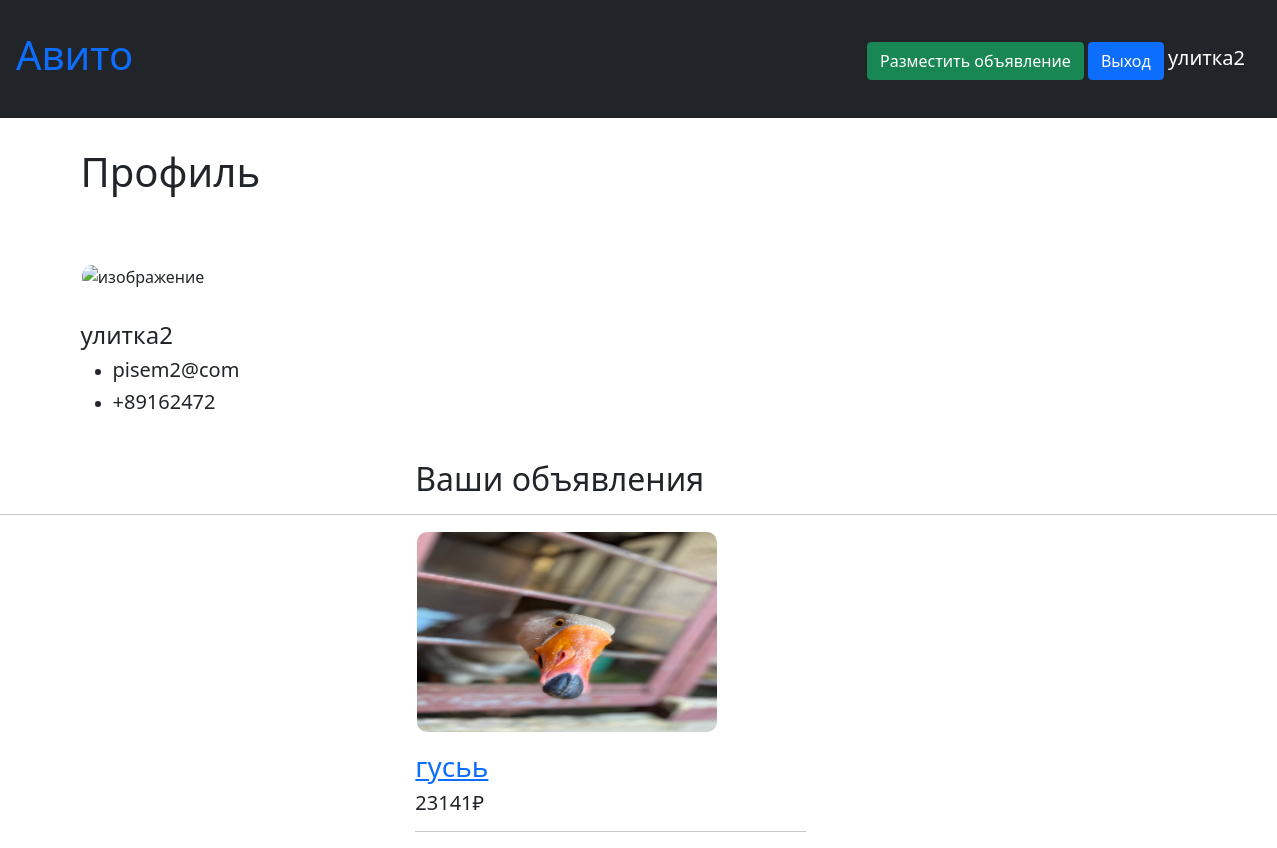
The page /profile/3 (signed in) on the database as committed earlier.
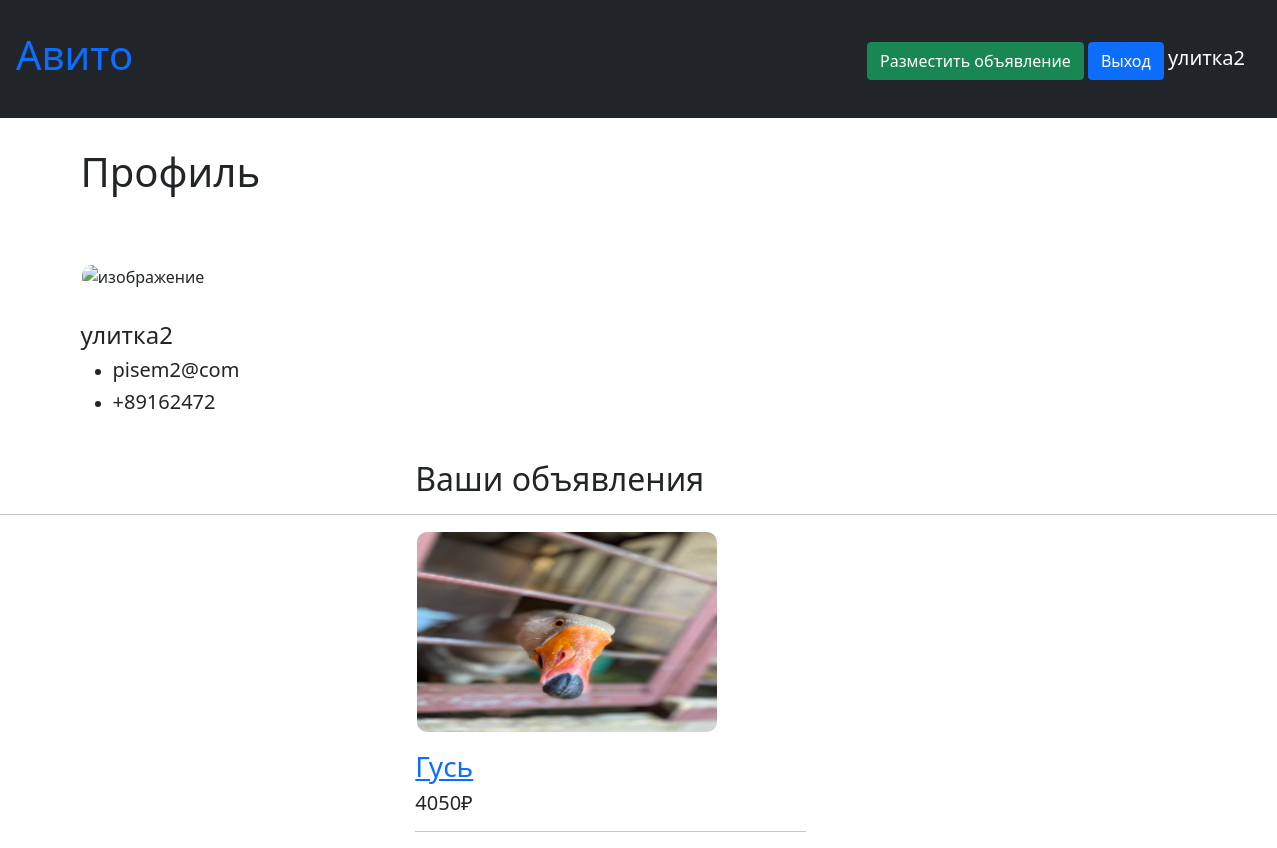
The same page on the database as committed later.
### data/adverts_images.py (models this page shows)
class AdvertsImages(SqlAlchemyBase, UserMixin, SerializerMixin):  # модель таблицы изображений для объявлений
    __tablename__ = 'adverts_images'
    id = sqlalchemy.Column(sqlalchemy.Integer,
                           primary_key=True, autoincrement=True)
    path = sqlalchemy.Column(sqlalchemy.String, nullable=True)
    advert_id = sqlalchemy.Column(sqlalchemy.Integer, sqlalchemy.ForeignKey('adverts.id'))
    advert = orm.relationship('Advert')

### data/adverts.py (models this page shows)
class Advert(SqlAlchemyBase, UserMixin, SerializerMixin):  # orm-модель таблицы объявлений
    __tablename__ = 'adverts'
    id = sqlalchemy.Column(sqlalchemy.Integer,
                           primary_key=True, autoincrement=True)
    title = sqlalchemy.Column(sqlalchemy.String, nullable=True)
    description = sqlalchemy.Column(sqlalchemy.String, nullable=True)
    likes_count = sqlalchemy.Column(sqlalchemy.Integer, nullable=True)
    city = sqlalchemy.Column(sqlalchemy.String, nullable=True)
    address = sqlalchemy.Column(sqlalchemy.String, nullable=True)
    price = sqlalchemy.Column(sqlalchemy.Integer, nullable=True)
    created_date = sqlalchemy.Column(sqlalchemy.DateTime,
                                     default=datetime.datetime.now)
    user_id = sqlalchemy.Column(sqlalchemy.Integer,
                                sqlalchemy.ForeignKey("users.id"))
    user = orm.relationship('Users')
    category_id = sqlalchemy.Column(sqlalchemy.Integer,
                                    sqlalchemy.ForeignKey("categories.id"))
    category = orm.relationship('Category')

### server.py (the view)
@app.route('/profile/<int:id>')  # обработчик профиля пользователя
def profile(id):
    images = []
    session = db_session.create_session()
    user = session.query(Users).filter(Users.id == id).first()
    adverts = session.query(Advert).filter(Advert.user_id == id)
    for i in adverts:
        image = session.query(AdvertsImages).filter(AdvertsImages.advert_id == i.id).first()
        n = i, image.path
        images.append(n)
    for i in images:
        photo = session.query(Users).all()
        return render_template('profile.html', title='Профиль', user=user, photos=photo, advert=images,
                               css1=url_for('static', filename='css/style_profile.css'))
    photo = session.query(Users).all()
    return render_template('profile.html', title='Профиль', user=user, photos=photo, advert=adverts,
                           css1=url_for('static', filename='css/style_profile.css'))

### data/db_session.py (called while the page is built)
def create_session() -> Session:
    global __factory
    return __factory()

### server.py (called while the page is built)
@login_manager.user_loader
def load_user(user_id):
    db_sess = db_session.create_session()
    return db_sess.query(Users).get(user_id)

### templates/profile.html (shortened to what this page needs)
{% extends "base.html" %}
{% block content %}
<head>
    <link rel="stylesheet" type="text/css" href="{{css1}}"/>
</head>
<div id=na>
    <header>
        <h1>Профиль</h1>
    </header>
    <main>
        <div id=hi>
            <nav>
                <div>
                    <img class="profile_image" src="/{{user.photo}}" alt="изображение" height="200" width="200"
                    >
                </div>
            </nav>
            <section>
                <h4>{{user.login}}</h4>
                <ul>
                    <li><h5>{{user.email}}</h5></li>
                    <li><h5>+{{user.phone_number}}</h5></li></ul>
            </section>
        </div>
        <aside>
            <h2>Ваши объявления</h2>
            <hr style="position: relative; left: -500px;" width="178%" color="black"/>
            {% for i in advert %}
            <p><img src="/{{i[1]}}" alt="изображение" height="200" width="300"></p>
            <a href="/advert/{{i[0].id}}"><h3>{{i[0].title}}</h3></a>
            <h5>{{i[0].price}}₽</h5>
            <hr width="50%" color="black"/>
            {% endfor %}
        </aside>
    </main>
</div>
{% endblock %}

Rows that differ between the two databases and show on the page:
changed through a linked row, AdvertsImages: title "гусьь" → "Гусь"; price "23141" → "4050"
